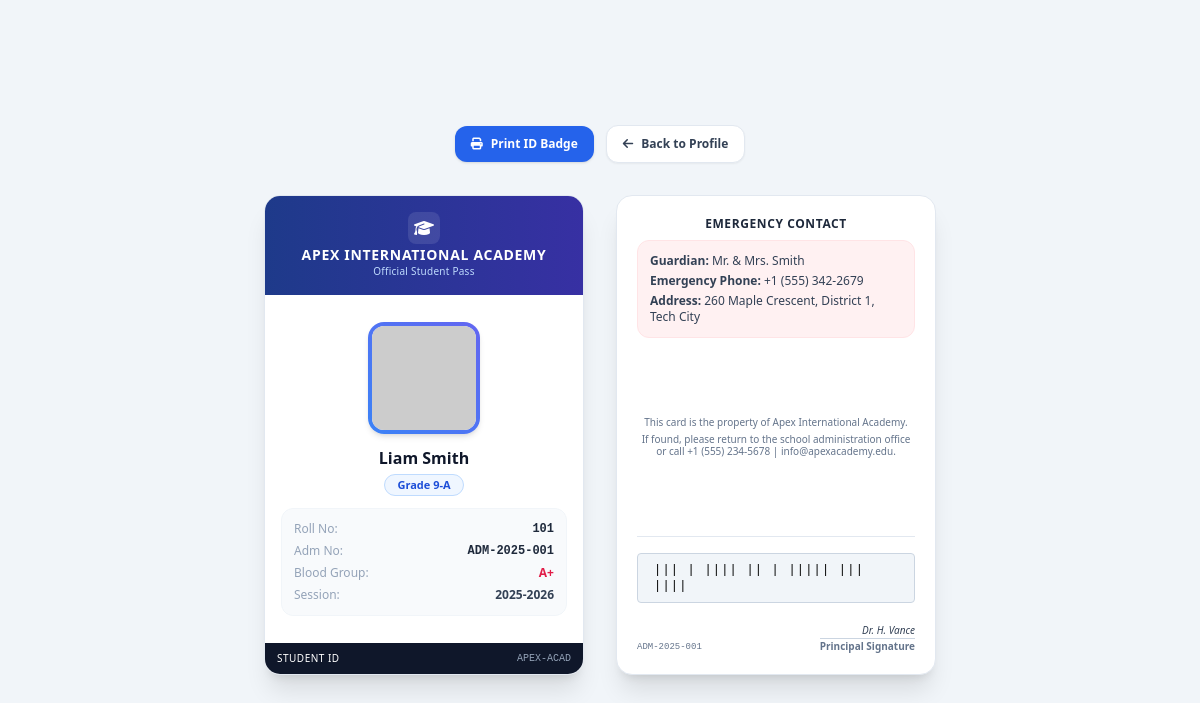
/students/1/id-card, run on the app's committed database.
### tables this page shows
CREATE TABLE students (
        id INTEGER PRIMARY KEY AUTOINCREMENT,
        admission_no TEXT UNIQUE NOT NULL,
        roll_no TEXT NOT NULL,
        first_name TEXT NOT NULL,
        last_name TEXT NOT NULL,
        gender TEXT NOT NULL,
        dob TEXT NOT NULL,
        blood_group TEXT,
        email TEXT,
        phone TEXT,
        address TEXT,
        class_id INTEGER NOT NULL,
        admission_date TEXT NOT NULL,
        parent_name TEXT NOT NULL,
        parent_relation TEXT DEFAULT 'Parent',
        parent_phone TEXT NOT NULL,
        parent_email TEXT,
        status TEXT DEFAULT 'Active',
        avatar_url TEXT,
        FOREIGN KEY (class_id) REFERENCES classes(id) ON DELETE RESTRICT
    );

CREATE TABLE classes (
        id INTEGER PRIMARY KEY AUTOINCREMENT,
        name TEXT NOT NULL,
        grade_level TEXT NOT NULL,
        section TEXT NOT NULL,
        room_number TEXT,
        class_teacher_id INTEGER,
        FOREIGN KEY (class_teacher_id) REFERENCES teachers(id) ON DELETE SET NULL,
        UNIQUE(grade_level, section)
    );

### app.py (the view)
@app.route('/students/<int:id>/id-card')
def student_id_card(id):
    student = query_db("""
        SELECT s.*, c.name as class_name
        FROM students s
        LEFT JOIN classes c ON s.class_id = c.id
        WHERE s.id = ?
    """, (id,), one=True)
    if not student:
        flash("Student not found", "warning")
        return redirect(url_for('students_list'))
    return render_template('students/id_card.html', student=student)

### app.py (called while the page is built)
@app.context_processor
def inject_global_settings():
    return {
        'school_name': config.SCHOOL_NAME,
        'school_tagline': config.SCHOOL_TAGLINE,
        'school_address': config.SCHOOL_ADDRESS,
        'school_contact': config.SCHOOL_CONTACT,
        'academic_year': config.SCHOOL_ACADEMIC_YEAR,
        'now': datetime.now()
    }

### database.py (called while the page is built)
def get_db():
    conn = sqlite3.connect(DATABASE_PATH)
    conn.row_factory = sqlite3.Row
    conn.execute("PRAGMA foreign_keys = ON")
    return conn

def query_db(query, args=(), one=False):
    conn = get_db()
    try:
        cur = conn.cursor()
        cur.execute(query, args)
        rv = cur.fetchall()
        return (rv[0] if rv else None) if one else rv
    finally:
        conn.close()

### templates/students/id_card.html (shortened to what this page needs)
<!DOCTYPE html>
<html lang="en">
<head>
    <script src="https://cdn.tailwindcss.com"></script>
    <link rel="stylesheet" href="https://cdnjs.cloudflare.com/ajax/libs/font-awesome/6.5.1/css/all.min.css">
</head>
<body class="bg-slate-100 min-h-screen p-8 flex flex-col items-center justify-center font-sans antialiased">
    <div class="no-print mb-8 flex items-center gap-3">
        <button onclick="window.print()" class="bg-blue-600 hover:bg-blue-700 text-white font-semibold text-xs px-4 py-2.5 rounded-xl shadow transition-colors flex items-center gap-2">
            <i class="fa-solid fa-print"></i> Print ID Badge
        </button>
        <a href="{{ url_for('student_detail', id=student.id) }}" class="bg-white hover:bg-slate-50 text-slate-700 font-semibold text-xs px-4 py-2.5 rounded-xl shadow-sm border border-slate-200 transition-colors flex items-center gap-2">
            <i class="fa-solid fa-arrow-left"></i> Back to Profile
        </a>
    </div>
    <div class="grid grid-cols-1 md:grid-cols-2 gap-8 max-w-4xl">
        <div class="w-80 h-[480px] bg-white rounded-2xl shadow-xl border border-slate-200 overflow-hidden flex flex-col relative">
            <div class="bg-gradient-to-r from-blue-900 to-indigo-800 text-white p-4 text-center">
                <div class="w-8 h-8 rounded-lg bg-white/10 mx-auto flex items-center justify-center mb-1">
                    <i class="fa-solid fa-graduation-cap text-base"></i>
                </div>
                <h3 class="font-extrabold text-sm tracking-wider uppercase leading-none">{{ school_name }}</h3>
                <p class="text-[10px] text-blue-200 tracking-wide mt-0.5">Official Student Pass</p>
            </div>
            <div class="flex-1 flex flex-col items-center justify-center px-4 py-2">
                <div class="w-28 h-28 rounded-2xl p-1 bg-gradient-to-tr from-blue-500 to-indigo-500 shadow-md">
                    <img src="{{ student.avatar_url }}" alt="avatar" class="w-full h-full object-cover rounded-xl bg-slate-50">
                </div>
                <h2 class="text-base font-extrabold text-slate-900 mt-3 text-center">
                    {{ student.first_name }} {{ student.last_name }}
                </h2>
                <span class="text-[11px] font-bold bg-blue-50 text-blue-700 px-3 py-0.5 rounded-full border border-blue-200 mt-1">
                    {{ student.class_name }}
                </span>
                <div class="w-full bg-slate-50 rounded-xl p-3 mt-3 border border-slate-100 text-xs space-y-1.5">
                    <div class="flex justify-between">
                        <span class="text-slate-400">Roll No:</span>
                        <span class="font-bold text-slate-800 font-mono">{{ student.roll_no }}</span>
                    </div>
                    <div class="flex justify-between">
                        <span class="text-slate-400">Adm No:</span>
                        <span class="font-bold text-slate-800 font-mono">{{ student.admission_no }}</span>
                    </div>
                    <div class="flex justify-between">
                        <span class="text-slate-400">Blood Group:</span>
                        <span class="font-bold text-rose-600">{{ student.blood_group or 'O+' }}</span>
                    </div>
                    <div class="flex justify-between">
                        <span class="text-slate-400">Session:</span>
                        <span class="font-semibold text-slate-700">{{ academic_year }}</span>
                    </div>
                </div>
            </div>
            <div class="bg-slate-900 text-white py-2 px-3 text-center text-[10px] flex items-center justify-between">
                <span class="tracking-wider">STUDENT ID</span>
                <span class="text-slate-400 font-mono">APEX-ACAD</span>
            </div>
        </div>
        <div class="w-80 h-[480px] bg-white rounded-2xl shadow-xl border border-slate-200 overflow-hidden flex flex-col justify-between p-5 relative">
            <div class="text-center space-y-2">
                <h4 class="text-xs font-bold text-slate-800 uppercase tracking-wider">Emergency Contact</h4>
                <div class="bg-rose-50 border border-rose-100 rounded-xl p-3 text-xs text-slate-700 space-y-1 text-left">
                    <p><b>Guardian:</b> {{ student.parent_name }}</p>
                    <p><b>Emergency Phone:</b> {{ student.parent_phone }}</p>
                    <p><b>Address:</b> {{ student.address }}</p>
                </div>
            </div>
            <div class="text-[10px] text-slate-500 space-y-1 leading-tight text-center">
                <p>This card is the property of {{ school_name }}.</p>
                <p>If found, please return to the school administration office or call {{ school_contact }}.</p>
            </div>
            <div class="pt-4 border-t border-slate-200 space-y-3">
                <div class="flex items-center justify-center">
                    <div class="font-mono text-xs tracking-widest bg-slate-100 px-4 py-2 rounded border border-slate-300">
                        ||| | |||| || | ||||| ||| ||||
                    </div>
                </div>
                <div class="flex justify-between items-end text-[10px] text-slate-500 pt-2">
                    <div>
                        <p class="font-mono text-[9px]">{{ student.admission_no }}</p>
                    </div>
                    <div class="text-right">
                        <div class="font-cursive italic text-slate-700">Dr. H. Vance</div>
                        <p class="border-t border-slate-300 font-bold">Principal Signature</p>
                    </div>
                </div>
            </div>
        </div>
    </div>
</body>
</html>

### data on the page
students: first_name "Liam", last_name "Smith", roll_no "101", admission_no "ADM-2025-001", blood_group "A+", parent_name "Mr. & Mrs. Smith", parent_phone "+1 (555) 342-2679", address "260 Maple Crescent, District 1, Tech City"
classes: class_name "Grade 9-A"

### other printed values
{{ school_name }} "APEX INTERNATIONAL ACADEMY"
{{ academic_year }} "2025-2026"
{{ school_name }} "Apex International Academy"
{{ school_contact }} "+1 (555) 234-5678 | info@apexacademy.edu"
